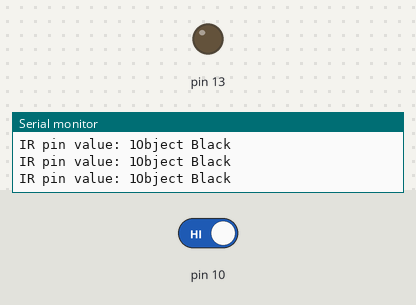
A sketch run on a simulated Arduino Uno, built with avr-gcc and run on an emulated ATmega328P. On the bench: output pins drawn as LEDs (lit = HIGH), the last lines printed to the serial monitor. The test bench sets the inputs (shaded band); at power-on: pin 10 HIGH.

Above: at 1.2 s.
1.3 s: pin 10 driven LOW
At 1.7 s:
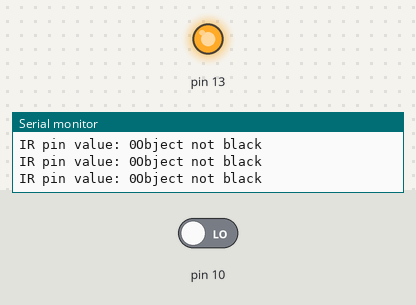
2.8 s: pin 10 driven HIGH
At 4.2 s:
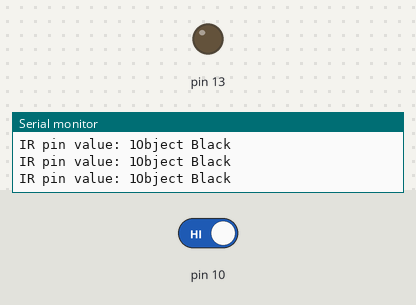
Timing chart, 0 to 5.8 s (numbered marks = the images above; inputs shaded):
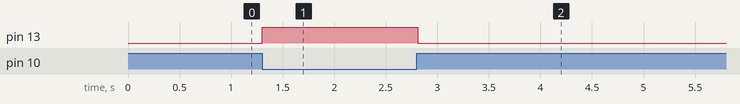

Measured:
- after the input at 1.3 s, pin 13: LOW → HIGH at once
- after the input at 2.8 s, pin 13: HIGH → LOW at once

The sketch:

infrared-sensor.ino
```cpp
void setup() {
  pinMode (13,OUTPUT);
  pinMode (10,INPUT);
  Serial.begin(9600);
}

void loop() {
  int SensorValue = digitalRead(10);
  Serial.print("IR pin value: ");
  Serial.print(SensorValue);
  if(SensorValue == LOW)
  {
    digitalWrite(13,HIGH);
    Serial.println("Object not black");
    }
  else
  {
    digitalWrite(13,LOW);
    Serial.println("Object Black");
    }
    delay(100);
  }
```
